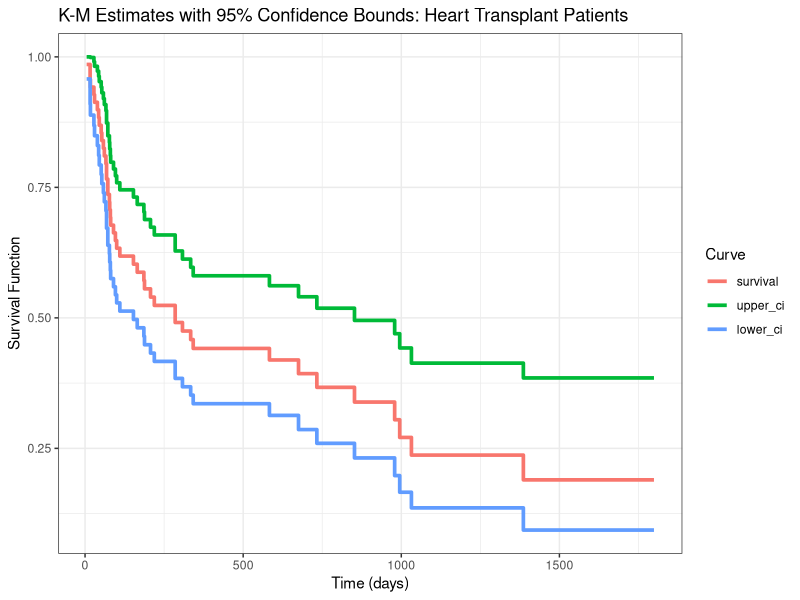

Source code (R): (Note: this script raises an error after producing the figure.)
## ---- chunk 1
knitr::opts_chunk$set(echo = TRUE)
suppressPackageStartupMessages(library(ggplot2))
suppressPackageStartupMessages(library(reshape2))
suppressPackageStartupMessages(library(survival))
## ---- chunk 2
hdat <- read.csv('data/heart_transplant.csv',header=T,stringsAsFactors=F)
knitr::kable(hdat[c(1,2,8,12,16,32),],  caption="Preview: Heart Transplant Data",row.names=F)
## ---- chunk 3
km_fit <- survfit(Surv(time = Days, event = Status) ~ 1, data = hdat, 
                  type = 'kaplan-meier') #only one group of patients
km_dat <- data.frame(time=km_fit$time,
                     survival=km_fit$surv,
                     upper_ci = km_fit$upper, 
                     lower_ci = km_fit$lower) #model results
melted_km_dat <- melt(km_dat, id.vars = c('time')) #transform for viz
ggplot(aes(x=time,y=value, color = variable ,group = variable), data=melted_km_dat) +
  geom_step(size = 1.25) + theme_bw() + xlab('Time (days)') + 
  ylab('Survival Function') + 
  ggtitle('K-M Estimates with 95% Confidence Bounds: Heart Transplant Patients') + 
  labs(color='Curve')
## ---- chunk 4
bw <- npregbw(formula=hdat$Status~hdat$Days, tol=.1, ftol=.1)
# Now take these bandwidths and fit the model and gradients
model <- npreg(bws = bw, gradients = TRUE)
summary(model)
npplot(bws=bw, plot.errors.method="bootstrap")
points(hdat$Days, hdat$Status, cex=.2, col="red")

plot(NA, xlim = c(min(hdat$Days), max(hdat$Days)), ylim = c(0, 1))
lines(locpoly(hdat$Days, hdat$Status, bandwidth=2, degree=1), col=3)
